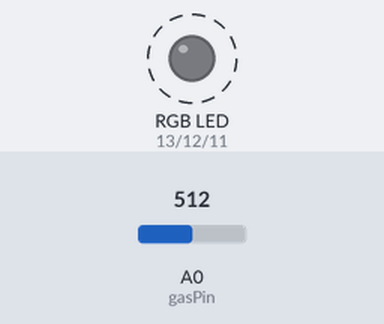
A sketch run on a simulated Arduino Uno, built with avr-gcc and run on an emulated ATmega328P. Shown: an RGB LED mixed from three pins (HIGH = lit). Dashed ring = blinking. Inputs (shaded band) come from the test bench; at power-on: A0 (gasPin) = 512. What the sketch prints to the serial monitor is not drawn.

Above: at 25.05 s.
Timing chart, 0 to 28.0 s (numbered marks = the images above):
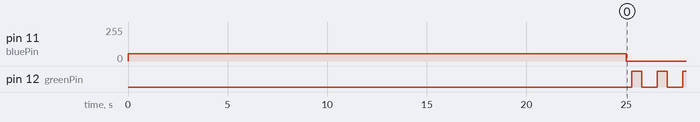

Measured:
- by itself, pin 12 (greenPin): alternates HIGH for 0.50 s and LOW for 0.78 s

The sketch:

MQ2.ino
```cpp
#include <EEPROM.h>
#include <ArduinoJson.h>
const int serialPort = 9600;
StaticJsonBuffer<255> jsonBuffer;

JsonObject& reading  = jsonBuffer.createObject();
int alarmLocal = 0;

const int gasPin = A0; //GAS sensor output pin to Arduino analog A0 pin
const int buzzer = 10;
const int threshold = 250;

const int redPin = 13;
const int greenPin = 12;
const int bluePin = 11;

const int smokeThreshold = 50;
const int COThreshold = 100;
const int butaneThreshold = 400;

/************************Hardware Related Macros************************************/
#define         MQ_PIN                       (0)     //define which analog input channel you are going to use
#define         RL_VALUE                     (5)     //define the load resistance on the board, in kilo ohms
#define         RO_CLEAN_AIR_FACTOR          (9.83)  //RO_CLEAR_AIR_FACTOR=(Sensor resistance in clean air)/RO,
//which is derived from the chart in datasheet

/***********************Software Related Macros************************************/
#define         CALIBARAION_SAMPLE_TIMES     (50)    //define how many samples you are going to take in the calibration phase
#define         CALIBRATION_SAMPLE_INTERVAL  (500)   //define the time interal(in milisecond) between each samples in the
//cablibration phase
#define         READ_SAMPLE_INTERVAL         (50)    //define how many samples you are going to take in normal operation
#define         READ_SAMPLE_TIMES            (5)     //define the time interal(in milisecond) between each samples in
//normal operation

/**********************Application Related Macros**********************************/
#define         GAS_LPG                      (0)
#define         GAS_CO                       (1)
#define         GAS_SMOKE                    (2)

/*****************************Globals***********************************************/
float           LPGCurve[3]  =  {2.3,0.21,-0.47};   //two points are taken from the curve.
//with these two points, a line is formed which is "approximately equivalent"
//to the original curve.
//data format:{ x, y, slope}; point1: (lg200, 0.21), point2: (lg10000, -0.59)
float           COCurve[3]  =  {2.3,0.72,-0.34};    //two points are taken from the curve.
//with these two points, a line is formed which is "approximately equivalent"
//to the original curve.
//data format:{ x, y, slope}; point1: (lg200, 0.72), point2: (lg10000,  0.15)
float           SmokeCurve[3] ={2.3,0.53,-0.44};    //two points are taken from the curve.
//with these two points, a line is formed which is "approximately equivalent"
//to the original curve.
//data format:{ x, y, slope}; point1: (lg200, 0.53), point2: (lg10000,  -0.22)
float           originalResistance           =  10;                 //originalResistance is initialized to 10 kilo ohms


void setup()
{
  Serial.begin(serialPort); //Initialize serial port - 9600 bps
  pinMode(redPin, OUTPUT);
  pinMode(greenPin, OUTPUT);
  pinMode(bluePin, OUTPUT);
  analogWrite(bluePin, 56);

  Serial.begin(9600);                               //UART setup, baudrate = 9600bps
  originalResistance = MQCalibration(MQ_PIN);                       //Calibrating the sensor. Please make sure the sensor is in clean air                                                   //when you perform the calibration
  turnOffLight();

}

void loop()
{
  int resistanceReading = MQRead(MQ_PIN);
  reading["alarm_id"] = EEPROM.read(0);
  reading["sensor"] = resistanceReading;
  reading["flammableGas"] = MQGetGasPercentage(resistanceReading/originalResistance,GAS_LPG);
  reading["carbonMonoxide"] = MQGetGasPercentage(resistanceReading/originalResistance,GAS_CO);
  reading["smoke"] = MQGetGasPercentage(resistanceReading/originalResistance,GAS_CO);
  parseAlarm();
  reading.printTo(Serial);
  Serial.print("\n");

  boolean alarmRemote = false;
  if( reading["alarm"] != 0 ) {
    redLight();
    tone(buzzer, 1000, 500);
  } else {
    greenLight();
    noTone(buzzer);
  }
  /*
  else if( alarmRemote ) {
    redLight();
    tone(buzzer, 500, 500);
  }
  */
  delay( 500 );
  turnOffLight();
  String readString = "";
  while (Serial.available()) {
    if (Serial.available() >0) {
      char c = Serial.read();  //gets one byte from serial buffer
      readString += c; //makes the string readString
    }
  }
  if( readString.length() > 0) {
    redLight();
    tone(buzzer, 500, 500);
  }
  delay(500);
}

void redLight() {
  analogWrite(redPin, 255);
}

void greenLight(){
  analogWrite(greenPin, 128);
}

void turnOffLight(){
  analogWrite(greenPin, 0);
  analogWrite(redPin, 0);
  analogWrite(bluePin, 0);
}

void parseAlarm( ) {
  alarmLocal = 0;
  if( reading["smoke"] > smokeThreshold ) {
    alarmLocal = 1;
  }

  if( reading["carbonMonoxide"] > COThreshold ) {
    alarmLocal = 2;
  }

  if( reading["flammableGas"] > butaneThreshold ) {
    alarmLocal = 3;
  }
  reading["alarm"] = alarmLocal;
}


/****************** MQResistanceCalculation ****************************************
 * Input:   raw_adc - raw value read from adc, which represents the voltage
 * Output:  the calculated sensor resistance
 * Remarks: The sensor and the load resistor forms a voltage divider. Given the voltage
 * across the load resistor and its resistance, the resistance of the sensor
 * could be derived.
 ************************************************************************************/
float MQResistanceCalculation(int raw_adc)
{
  return ( ((float)RL_VALUE*(1023-raw_adc)/raw_adc));
}

/***************************** MQCalibration ****************************************
 * Input:   mq_pin - analog channel
 * Output:  originalResistance of the sensor
 * Remarks: This function assumes that the sensor is in clean air. It use
 * MQResistanceCalculation to calculates the sensor resistance in clean air
 * and then divides it with RO_CLEAN_AIR_FACTOR. RO_CLEAN_AIR_FACTOR is about
 * 10, which differs slightly between different sensors.
 ************************************************************************************/
float MQCalibration(int mq_pin)
{
  int i;
  float val=0;

  for (i=0;i<CALIBARAION_SAMPLE_TIMES;i++) {            //take multiple samples
    val += MQResistanceCalculation(analogRead(mq_pin));
    delay(CALIBRATION_SAMPLE_INTERVAL);
  }
  val = val/CALIBARAION_SAMPLE_TIMES;                   //calculate the average value

  val = val/RO_CLEAN_AIR_FACTOR;                        //divided by RO_CLEAN_AIR_FACTOR yields the originalResistance
  //according to the chart in the datasheet

  return val;
}
/*****************************  MQRead *********************************************
 * Input:   mq_pin - analog channel
 * Output:  Rs of the sensor
 * Remarks: This function use MQResistanceCalculation to caculate the sensor resistenc (Rs).
 * The Rs changes as the sensor is in the different consentration of the target
 * gas. The sample times and the time interval between samples could be configured
 * by changing the definition of the macros.
 ************************************************************************************/
float MQRead(int mq_pin)
{
  int i;
  float rs=0;

  for (i=0;i<READ_SAMPLE_TIMES;i++) {
    rs += MQResistanceCalculation(analogRead(mq_pin));
    delay(READ_SAMPLE_INTERVAL);
  }

  rs = rs/READ_SAMPLE_TIMES;

  return rs;
}

/*****************************  MQGetGasPercentage **********************************
 * Input:   rs_ro_ratio - Rs divided by originalResistance
 * gas_id      - target gas type
 * Output:  ppm of the target gas
 * Remarks: This function passes different curves to the MQGetPercentage function which
 * calculates the ppm (parts per million) of the target gas.
 ************************************************************************************/
int MQGetGasPercentage(float rs_ro_ratio, int gas_id)
{
  if ( gas_id == GAS_LPG ) {
    return MQGetPercentage(rs_ro_ratio,LPGCurve);
  }
  else if ( gas_id == GAS_CO ) {
    return MQGetPercentage(rs_ro_ratio,COCurve);
  }
  else if ( gas_id == GAS_SMOKE ) {
    return MQGetPercentage(rs_ro_ratio,SmokeCurve);
  }

  return 0;
}

/*****************************  MQGetPercentage **********************************
 * Input:   rs_ro_ratio - Rs divided by originalResistance
 * pcurve      - pointer to the curve of the target gas
 * Output:  ppm of the target gas
 * Remarks: By using the slope and a point of the line. The x(logarithmic value of ppm)
 * of the line could be derived if y(rs_ro_ratio) is provided. As it is a
 * logarithmic coordinate, power of 10 is used to convert the result to non-logarithmic
 * value.
 ************************************************************************************/
int  MQGetPercentage(float rs_ro_ratio, float *pcurve)
{
  return (pow(10,( ((log(rs_ro_ratio)-pcurve[1])/pcurve[2]) + pcurve[0])));
}
```
